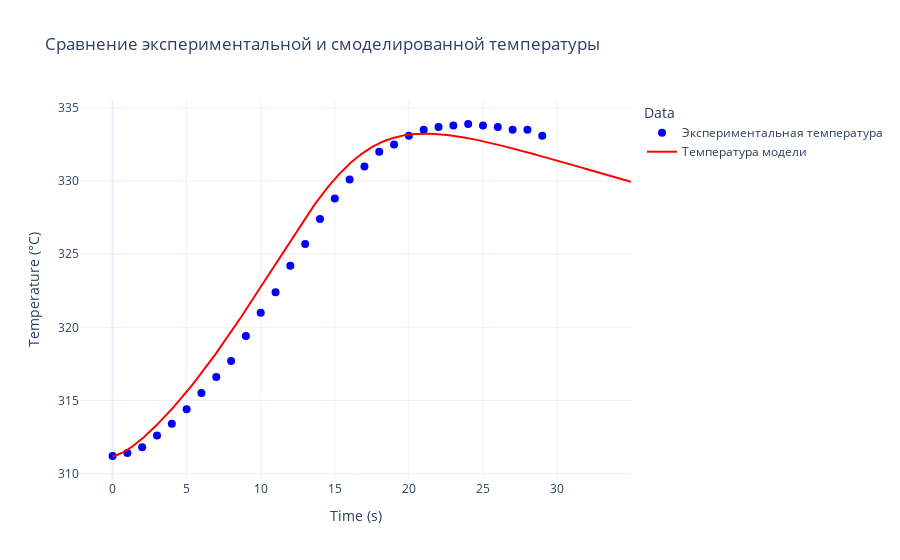

Notebook source saved alongside this figure:
### Code cell
n = 6
P = block1(n)
block2(P, n)

### Figure 1 — Plotly figure (JSON) as saved in the notebook; plotly's stock layout.template omitted (floating-point values rounded to 4 significant figures; data arrays with more than 128 entries replaced by an {"elided": "..."} marker saying what was removed)
{"data": [{"marker": {"color": "blue", "size": 8}, "mode": "markers", "name": "Экспериментальная температура", "type": "scatter", "x": [0, 1, 2, 3, 4, 5, 6, 7, 8, 9, 10, 11, 12, 13, 14, 15, 16, 17, 18, 19, 20, 21, 22, 23, 24, 25, 26, 27, 28, 29, 30, 31, 32, 33, 34], "y": [311.2, 311.4, 311.8, 312.6, 313.4, 314.4, 315.5, 316.6, 317.7, 319.4, 321, 322.4, 324.2, 325.7, 327.4, 328.8, 330.1, 331, 332, 332.5, 333.1, 333.5, 333.7, 333.8, 333.9, 333.8, 333.7, 333.5, 333.5, 333.1]}, {"line": {"color": "red", "width": 2}, "mode": "lines", "name": "Температура модели", "type": "scatter", "x": {"elided": "3500 float values"}, "y": {"elided": "3501 float values"}}], "layout": {"legend": {"title": {"text": "Data"}}, "title": {"text": "Сравнение экспериментальной и смоделированной температуры"}, "xaxis": {"title": {"text": "Time (s)"}}, "yaxis": {"title": {"text": "Temperature (°C)"}}}}
